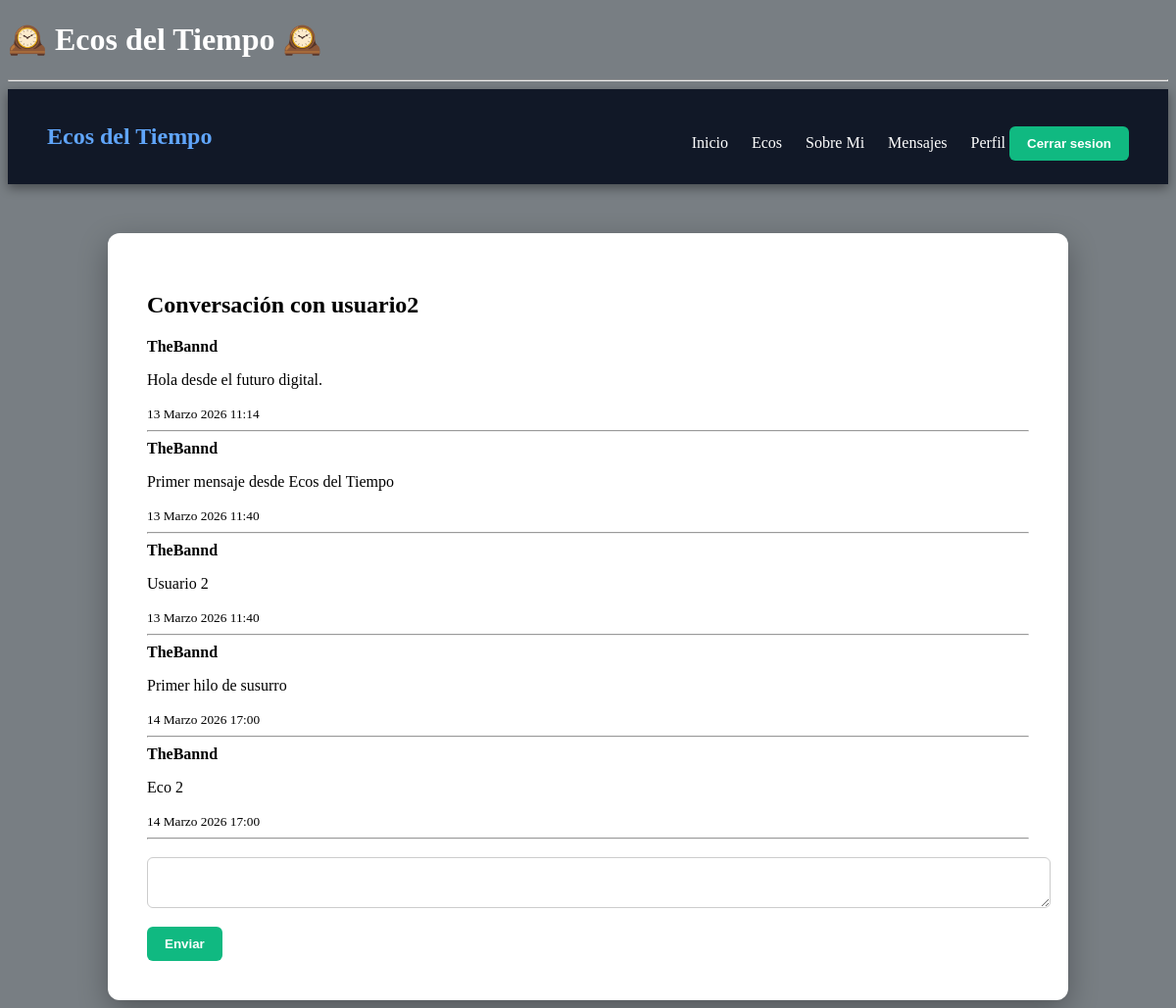
The page /messages/conversation/2/ (signed in) on the database its author committed.
### messaging/models.py (models this page shows, shortened)
class Message(models.Model):
    sender = models.ForeignKey(User, on_delete=models.CASCADE, related_name="sent_messages")
    receiver = models.ForeignKey(User, on_delete=models.CASCADE, related_name="received_messages")
    content = models.TextField()
    date = models.DateTimeField(auto_now_add=True)

### messaging/views.py (the view)
# urls.py: path("conversation/<int:user_id>/", views.conversation, name="conversation"),
@login_required
def conversation(request, user_id):
    other_user = User.objects.get(id=user_id)
    messages = Message.objects.filter(
        sender__in=[request.user, other_user],
        receiver__in=[request.user, other_user]
    ).order_by("date")
    return render(request, "messaging/conversation.html", {
        "messages": messages,
        "other_user": other_user
    })

### messaging/templates/messaging/conversation.html (shortened to what this page needs)
{% extends "blog/base.html" %}
{% block contenido %}
<h2>Conversación con {{ other_user.username }}</h2>
{% for message in messages %}
<div>
<b>{{ message.sender.username }}</b>
<p>{{ message.content }}</p>
<small>{{ message.date }}</small>
</div>
<hr>
{% endfor %}
<form method="post" action="/messages/send/{{ other_user.id }}/">
<textarea name="content"></textarea>
<br>
<button type="submit">Enviar</button>
</form>
{% endblock %}

### accounts/static/css/style.css (style rules this page uses)
body { background-image: url(images/fondo_tiempo.png); background-size: cover; background-position: center; background-attachment: fixed; }
input, textarea { width:100%; padding:10px; margin-top:10px; border-radius:6px; border:1px solid #ccc; }
form button { margin-top:15px; background:#10b981; border:none; padding:10px 18px; color:white; border-radius:6px; font-weight:bold; cursor:pointer; }
body::before { content:""; position:fixed; top:0; left:0; width:100%; height:100%; background: rgba(10,20,30,0.55); z-index:-1; }

### rows shown on the page
Message: sender.username "TheBannd", content "Hola desde el futuro digital.", date "13 Marzo 2026 11:14"
Message: sender.username "TheBannd", content "Primer mensaje desde Ecos del Tiempo", date "13 Marzo 2026 11:40"
Message: sender.username "TheBannd", content "Usuario 2", date "13 Marzo 2026 11:40"
Message: sender.username "TheBannd", content "Primer hilo de susurro", date "14 Marzo 2026 17:00"
Message: sender.username "TheBannd", content "Eco 2", date "14 Marzo 2026 17:00"

### other values the page prints
{{ other_user.username }} "usuario2"
